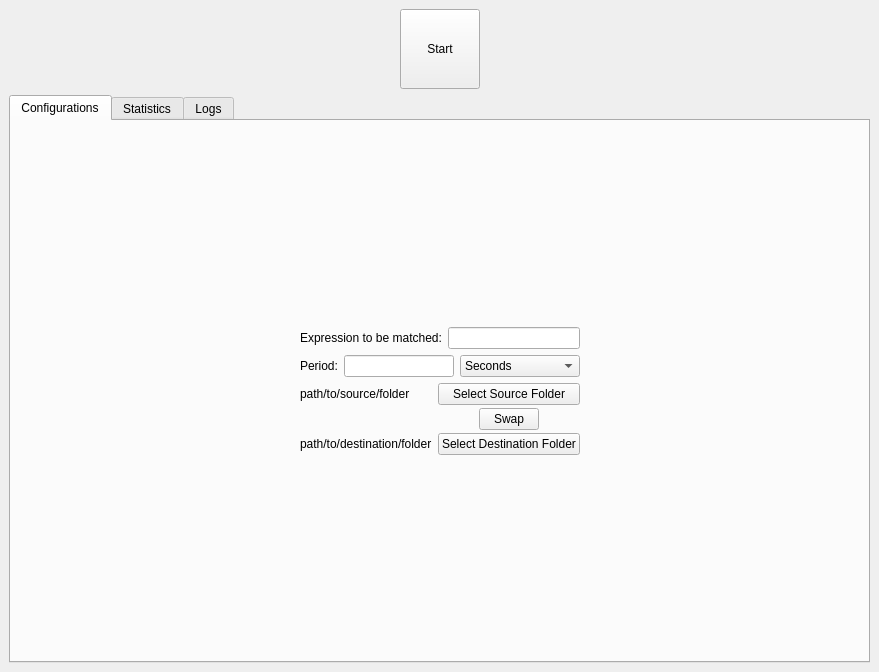
<?xml version="1.0" encoding="UTF-8"?>
<ui version="4.0">
 <class>MainWindow</class>
 <widget class="QMainWindow" name="MainWindow">
  <property name="geometry">
   <rect>
    <x>0</x>
    <y>0</y>
    <width>879</width>
    <height>672</height>
   </rect>
  </property>
  <property name="windowTitle">
   <string>Periodic File Transfer</string>
  </property>
  <property name="styleSheet">
   <string notr="true">QWidget{
	color: white;
	background-color:rgb(25, 35, 45);
    border: 1px solid rgb(69, 83, 100);
}

QLabel{
	border: 0;
	background-color: transparent;
}

QPushButton{
	background-color: rgb(69, 83, 100);
	border-radius: 4px;
    border: 0;
}

QPushButton:pressed{
	background-color: rgb(84, 104, 122);
	border-radius: 4px;
    border: 0;
}

QMainWindow &gt; QWidget &gt; QPushButton[text=&quot;Start&quot;]{
	background-color:rgb(104, 149, 102);
	min-width: 80px;
	max-width: 80px;
	min-height: 80px;
	max-height: 80px;
	border-radius: 40px;
}

QMainWindow &gt; QWidget &gt; QPushButton[text=&quot;Stop&quot;]{
	background-color: rgb(181, 74, 74);
	min-width: 80px;
	max-width: 80px;
	min-height: 80px;
	max-height: 80px;
	border-radius: 40px;
}

QTabWidget::pane{
    border: 0px;
}

QTabWidget::tab-bar{
	alignment: center;
}

QTabBar{
	border: 0;
}

QTabBar::tab {
    background-color: rgb(69, 83, 100);
    border: 0;
	border-radius: 4px;
	margin: 2px;
    min-width: 10ex;
	min-height: 5ex;
    padding: 2px;
}

QTabBar::tab:selected, QTabBar::tab:selected:hover{
    background:qlineargradient(spread:pad, x1:0.5, y1:0.5, x2:0.5, y2:1, stop:0.681818 rgba(84, 104, 122, 255), stop:0.7 rgba(52, 64, 216, 255));
	margin-bottom: 0;
	border-bottom-right-radius: 0px;
	border-bottom-left-radius: 0px;
}

QTabBar::tab:hover {
	background-color: rgb(84, 104, 122);
}

QTabBar::tab:!selected {
    margin: 2px;
}

QScrollBar{
    border: 0;
    background: rgb(69, 83, 100);
    height: 3ex;
}

QScrollBar::handle {
    background: rgb(84, 104, 122);
    min-width: 20px;
}

QTableWidget {
    gridline-color: rgb(84, 104, 122);
	selection-background-color: rgb(84, 104, 122);
}

QHeaderView::section {
    background-color: rgb(84, 104, 122);
    border-style: none;
    border-bottom: 1px solid white;
}

QComboBox {
    border: 1px solid rgb(84, 104, 122);
    border-radius: 4px;
	background-color: rgb(84, 104, 122);
}

QComboBox:on {
    padding-top: 3px;
    padding-left: 4px;
}

QComboBox::drop-down {
    subcontrol-origin: margin;
    subcontrol-position: top right;
    min-width: 24px;
    border-left-width: 1px;
    border-left-color:rgb(69, 83, 100);
    border-left-style: solid;
    border-top-right-radius: 3px;
    border-bottom-right-radius: 3px;
}

QComboBox::down-arrow:on {
    top: 1px;
    left: 1px;
}

QComboBox::down-arrow {
	image: url(:/Icons/arrow-down-outline.svg);
}

QComboBox QAbstractItemView {
    border: 1px solid rgb(69, 83, 100);
    selection-background-color: rgb(84, 104, 122);
}

QLineEdit {
    selection-background-color: rgb(84, 104, 122);
}


QWidget:disabled{
    color: rgb(85, 104, 124);
}

QPushButton:disabled{
	background-color: rgb(34, 41, 49);
}

QLineEdit:disabled{
    background-color: rgb(34, 41, 49);
}

QComboBox:disabled{
    background-color: rgb(34, 41, 49);
}</string>
  </property>
  <widget class="QWidget" name="centralwidget">
   <property name="styleSheet">
    <string notr="true"/>
   </property>
   <layout class="QVBoxLayout" name="verticalLayout_3">
    <item>
     <layout class="QHBoxLayout" name="horizontalLayout_3">
      <item>
       <spacer name="horizontalSpacer_6">
        <property name="orientation">
         <enum>Qt::Horizontal</enum>
        </property>
        <property name="sizeHint" stdset="0">
         <size>
          <width>40</width>
          <height>20</height>
         </size>
        </property>
       </spacer>
      </item>
      <item>
       <widget class="QPushButton" name="bt_start_stop">
        <property name="minimumSize">
         <size>
          <width>80</width>
          <height>80</height>
         </size>
        </property>
        <property name="maximumSize">
         <size>
          <width>80</width>
          <height>80</height>
         </size>
        </property>
        <property name="styleSheet">
         <string notr="true"/>
        </property>
        <property name="text">
         <string>Start</string>
        </property>
       </widget>
      </item>
      <item>
       <spacer name="horizontalSpacer_5">
        <property name="orientation">
         <enum>Qt::Horizontal</enum>
        </property>
        <property name="sizeHint" stdset="0">
         <size>
          <width>40</width>
          <height>20</height>
         </size>
        </property>
       </spacer>
      </item>
     </layout>
    </item>
    <item>
     <widget class="QTabWidget" name="tabWidget">
      <property name="minimumSize">
       <size>
        <width>855</width>
        <height>550</height>
       </size>
      </property>
      <property name="currentIndex">
       <number>0</number>
      </property>
      <widget class="QWidget" name="config_tab">
       <attribute name="title">
        <string>Configurations</string>
       </attribute>
       <layout class="QGridLayout" name="gridLayout_4">
        <item row="0" column="1">
         <spacer name="verticalSpacer_4">
          <property name="orientation">
           <enum>Qt::Vertical</enum>
          </property>
          <property name="sizeHint" stdset="0">
           <size>
            <width>20</width>
            <height>40</height>
           </size>
          </property>
         </spacer>
        </item>
        <item row="1" column="0">
         <spacer name="horizontalSpacer_3">
          <property name="orientation">
           <enum>Qt::Horizontal</enum>
          </property>
          <property name="sizeHint" stdset="0">
           <size>
            <width>213</width>
            <height>20</height>
           </size>
          </property>
         </spacer>
        </item>
        <item row="1" column="1">
         <layout class="QVBoxLayout" name="verticalLayout">
          <item>
           <layout class="QHBoxLayout" name="horizontalLayout_5">
            <item>
             <widget class="QLabel" name="lb_file_regex">
              <property name="enabled">
               <bool>true</bool>
              </property>
              <property name="text">
               <string>Expression to be matched:</string>
              </property>
             </widget>
            </item>
            <item>
             <widget class="QLineEdit" name="le_file_regex">
              <property name="alignment">
               <set>Qt::AlignCenter</set>
              </property>
             </widget>
            </item>
           </layout>
          </item>
          <item>
           <layout class="QHBoxLayout" name="horizontalLayout">
            <item>
             <widget class="QLabel" name="lb_period">
              <property name="text">
               <string>Period:</string>
              </property>
             </widget>
            </item>
            <item>
             <widget class="QLineEdit" name="le_period">
              <property name="enabled">
               <bool>true</bool>
              </property>
              <property name="alignment">
               <set>Qt::AlignCenter</set>
              </property>
             </widget>
            </item>
            <item>
             <widget class="QComboBox" name="cb_period_unit">
              <property name="enabled">
               <bool>true</bool>
              </property>
              <property name="minimumSize">
               <size>
                <width>120</width>
                <height>0</height>
               </size>
              </property>
              <item>
               <property name="text">
                <string>Seconds</string>
               </property>
              </item>
              <item>
               <property name="text">
                <string>Minutes</string>
               </property>
              </item>
              <item>
               <property name="text">
                <string>Hours</string>
               </property>
              </item>
             </widget>
            </item>
           </layout>
          </item>
          <item>
           <layout class="QGridLayout" name="gridLayout_2" columnstretch="1,0">
            <property name="verticalSpacing">
             <number>3</number>
            </property>
            <item row="0" column="0">
             <widget class="QLabel" name="lb_source_dir">
              <property name="text">
               <string>path/to/source/folder</string>
              </property>
             </widget>
            </item>
            <item row="0" column="1">
             <widget class="QPushButton" name="bt_set_src_dir">
              <property name="text">
               <string>Select Source Folder</string>
              </property>
             </widget>
            </item>
            <item row="5" column="0">
             <widget class="QLabel" name="lb_destination_dir">
              <property name="text">
               <string>path/to/destination/folder</string>
              </property>
             </widget>
            </item>
            <item row="5" column="1">
             <widget class="QPushButton" name="bt_set_dest_dir">
              <property name="text">
               <string>Select Destination Folder</string>
              </property>
             </widget>
            </item>
            <item row="1" column="1">
             <layout class="QHBoxLayout" name="horizontalLayout_2">
              <item>
               <spacer name="horizontalSpacer_2">
                <property name="orientation">
                 <enum>Qt::Horizontal</enum>
                </property>
                <property name="sizeHint" stdset="0">
                 <size>
                  <width>40</width>
                  <height>20</height>
                 </size>
                </property>
               </spacer>
              </item>
              <item>
               <widget class="QPushButton" name="bt_swap_src_dst">
                <property name="minimumSize">
                 <size>
                  <width>60</width>
                  <height>0</height>
                 </size>
                </property>
                <property name="maximumSize">
                 <size>
                  <width>60</width>
                  <height>16777215</height>
                 </size>
                </property>
                <property name="text">
                 <string>Swap</string>
                </property>
               </widget>
              </item>
              <item>
               <spacer name="horizontalSpacer">
                <property name="orientation">
                 <enum>Qt::Horizontal</enum>
                </property>
                <property name="sizeHint" stdset="0">
                 <size>
                  <width>40</width>
                  <height>20</height>
                 </size>
                </property>
               </spacer>
              </item>
             </layout>
            </item>
           </layout>
          </item>
         </layout>
        </item>
        <item row="1" column="2">
         <spacer name="horizontalSpacer_4">
          <property name="orientation">
           <enum>Qt::Horizontal</enum>
          </property>
          <property name="sizeHint" stdset="0">
           <size>
            <width>213</width>
            <height>20</height>
           </size>
          </property>
         </spacer>
        </item>
        <item row="2" column="1">
         <spacer name="verticalSpacer_3">
          <property name="orientation">
           <enum>Qt::Vertical</enum>
          </property>
          <property name="sizeHint" stdset="0">
           <size>
            <width>20</width>
            <height>40</height>
           </size>
          </property>
         </spacer>
        </item>
       </layout>
      </widget>
      <widget class="QWidget" name="charts_tab">
       <attribute name="title">
        <string>Statistics</string>
       </attribute>
       <layout class="QGridLayout" name="gridLayout_3"/>
      </widget>
      <widget class="QWidget" name="logging_tab">
       <attribute name="title">
        <string>Logs</string>
       </attribute>
       <layout class="QVBoxLayout" name="verticalLayout_2">
        <item>
         <widget class="QTableWidget" name="tableWidget">
          <property name="editTriggers">
           <set>QAbstractItemView::NoEditTriggers</set>
          </property>
          <attribute name="horizontalHeaderVisible">
           <bool>false</bool>
          </attribute>
         </widget>
        </item>
       </layout>
      </widget>
     </widget>
    </item>
   </layout>
  </widget>
 </widget>
 <resources>
  <include location="styleresources.qrc"/>
 </resources>
 <connections/>
</ui>
